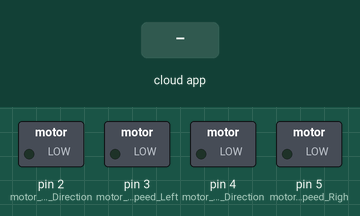
This sketch was run on a simulated Arduino Uno, built with avr-gcc and run on an emulated ATmega328P. Shown: switched loads named in the sketch (green lamp = pin HIGH). The test bench sets the inputs (shaded band). The ROS host is connected and sends only what is stated.

Above: at 1.2 s.
1.3 s: the phone or cloud app sets linear.x to -100
At 1.8 s:
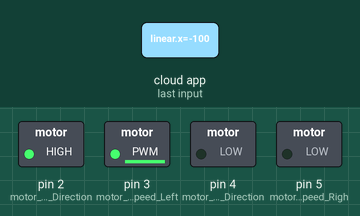
2.8 s: the phone or cloud app sets linear.x to 100
At 3.1 s:
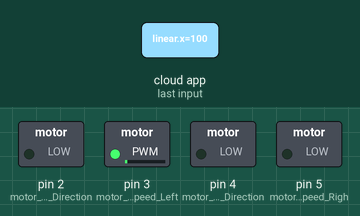
Timing chart, 0 to 5.8 s (numbered marks = the images above; inputs shaded):
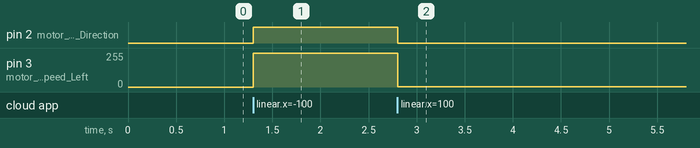

The sketch:

algo1_sub.ino
```cpp
#include <ros.h>
#include <geometry_msgs/Twist.h>
#include <SoftwareSerial.h>


ros::NodeHandle  motor;

geometry_msgs::Twist motor_data;

int scaling(float speed)
{
  float scale_speed;
  scale_speed = ((255*speed)/65);
  return int(scale_speed);
}

int direc(float speed)
{
  // 0 = Forward
  // 1 = Backward

  if(speed>=0)
  {
    return 0;
  }
  else
  {
    return 1;
  }
}

void cal_data(const geometry_msgs::Twist& sub_data)
{
  motor_data = sub_data;

  motor_data.linear.x = scaling(motor_data.linear.x);
  motor_data.angular.x = direc(motor_data.linear.x);
  motor_data.linear.z = scaling(motor_data.linear.z);
  motor_data.angular.z = direc(motor_data.linear.z);

  analogWrite(3, motor_data.linear.x);
  digitalWrite(2, motor_data.angular.x);
  analogWrite(5, motor_data.linear.z);
  digitalWrite(4, motor_data.angular.z);
}

ros::Subscriber<geometry_msgs::Twist> mod_data("mod_msg", &cal_data);

void setup() {
  motor.getHardware()->setBaud(57600);
  motor.initNode();
  motor.subscribe(mod_data);
  pinMode(3, OUTPUT); //motor Driver-1 Speed Left
  pinMode(2, OUTPUT); //motor Driver-1 Direction Left
  pinMode(5, OUTPUT); //motor Driver-2 Speed Right
  pinMode(4, OUTPUT); //motor Driver-2 Direction Right

}

void loop() {
  motor.spinOnce();
  delay(10);

}
```

Measured:
- after the input at 1.3 s, pin 2 (motor_Driver-1_Direction): LOW → HIGH at once; pin 3 (motor_Driver-1_Speed_Left): 0/255 → 253/255 at once
- after the input at 2.8 s, pin 2 (motor_Driver-1_Direction): HIGH → LOW at once; pin 3 (motor_Driver-1_Speed_Left): 253/255 → 3/255 at once
